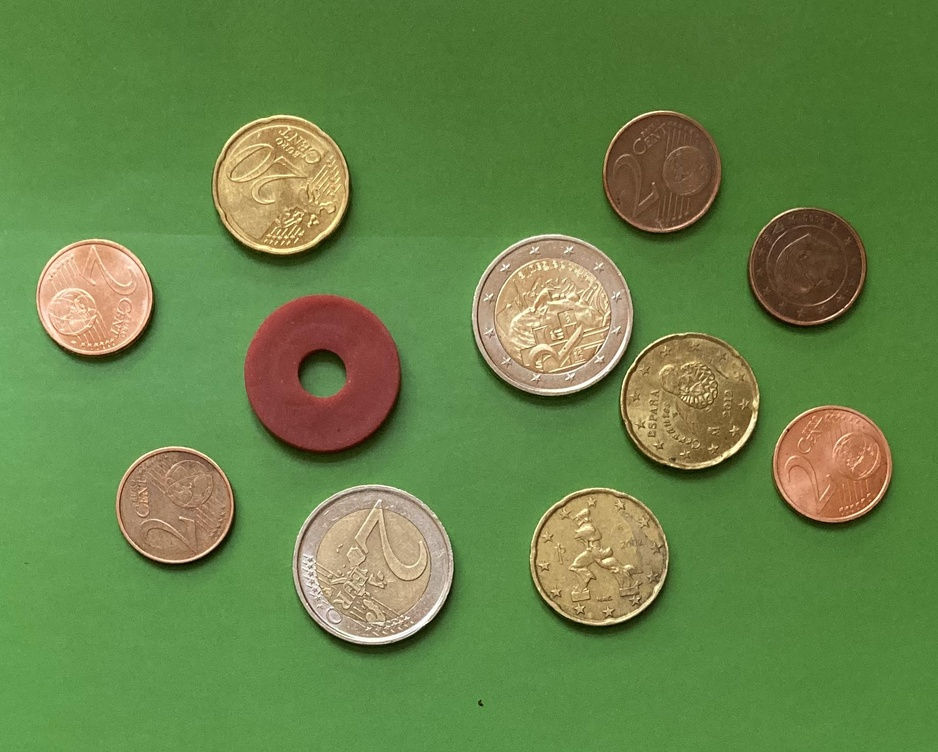
#> input picture M1.jpg, 938 x 752 px, shrunk from 1842 x 1476 before the run
$ python -i EuroCount.py   (imports and definitions only)   (older library calls are emulated)
#> lines starting #> are read from the running program, lines starting #| are printed output that depends on the picture; after the words box and inside, x2 and y2 are one past the last pixel; in counts of white or black regions, pixels touching at a corner belong together
# Installation des dépendances
# !pip install -q opencv-python numpy matplotlib scipy gradio scikit-image

import cv2
import numpy as np
import gradio as gr
import math
import os
from scipy.signal import convolve2d
from skimage.util import random_noise
import matplotlib.pyplot as plt
import io
import base64
from collections import defaultdict
import time
import datetime

# --- CONSTANTES GLOBALES ---
AUTHOR = "Hamza Guemmi"  # Identifiant de l'auteur
FAIL_THRESHOLD_EUROS = 0.02  # Seuil de défaillance : erreur de diagnostic >= 2 centimes d'euro.

# Ratios basés sur le diamètre de 2€ (25.75mm)
# Ratios Théoriques (pour référence) : 2€=1.000, 20c=0.864, 2c=0.728
COIN_RATIOS = {
    "2 €": (1.000, 2.00, (255, 165, 0)),
    "20 c": (0.864, 0.20, (255, 255, 0)),
    "2 c": (0.728, 0.02, (0, 0, 255)),
    "Inconnu": (0.00, 0.00, (128, 128, 128))
}
COIN_VALUES = list(COIN_RATIOS.keys())

# Matrice de Quantification Standard (pour compression DCT)
Q_MATRIX = np.array([
    [16, 11, 10, 16, 24, 40, 51, 61],
    [12, 12, 14, 19, 26, 58, 60, 55],
    [14, 13, 16, 24, 40, 57, 69, 56],
    [14, 17, 22, 29, 51, 87, 80, 62],
    [18, 22, 37, 56, 68, 109, 103, 77],
    [24, 35, 55, 64, 81, 104, 113, 92],
    [49, 64, 78, 87, 103, 121, 120, 101],
    [72, 92, 95, 98, 112, 100, 103, 99],
])

# --- FONCTIONS COMMUNES DE PRÉTRAITEMENT / DÉTECTION ---

def remove_shadows_and_smooth(image, bg_kernel_size=51, gaussian_ksize=5):
    """ Supprime l'illumination / ombres et applique un lissage gaussien. """
    h, w = image.shape[:2]
    bg_kernel_size = max(3, min(h, w, 51))
    if bg_kernel_size % 2 == 0: bg_kernel_size += 1
    if gaussian_ksize % 2 == 0: gaussian_ksize += 1

    hsv = cv2.cvtColor(image, cv2.COLOR_BGR2HSV)
    v = hsv[:, :, 2]

    kernel = cv2.getStructuringElement(cv2.MORPH_ELLIPSE, (bg_kernel_size, bg_kernel_size))
    background = cv2.morphologyEx(v, cv2.MORPH_OPEN, kernel)
    v_sub = cv2.subtract(v, background)
    v_norm = cv2.normalize(v_sub, None, 0, 255, cv2.NORM_MINMAX)

    if gaussian_ksize > 1:
        v_blur = cv2.GaussianBlur(v_norm, (gaussian_ksize, gaussian_ksize), 0)
    else:
        v_blur = v_norm

    hsv_corr = hsv.copy()
    hsv_corr[:, :, 2] = v_blur.astype(np.uint8)
    corrected_bgr = cv2.cvtColor(hsv_corr, cv2.COLOR_HSV2BGR)
    return corrected_bgr

# [61 lines left out: function enhance_dct_compressed_image, not called in this run]

def detect_circles_base(image_bgr):
    """ Exécute la détection des cercles et le filtrage des intrus, renvoyant Saturation (s). """
    h, w = image_bgr.shape[:2]
    if h == 0 or w == 0: return [], image_bgr.copy()

    image_corrected = remove_shadows_and_smooth(image_bgr, bg_kernel_size=51, gaussian_ksize=5)
    hsv_orig = cv2.cvtColor(image_bgr, cv2.COLOR_BGR2HSV)
    hsv = cv2.cvtColor(image_corrected, cv2.COLOR_BGR2HSV)
    v_channel = hsv[:, :, 2]

    clahe = cv2.createCLAHE(clipLimit=2.5, tileGridSize=(8, 8))
    processed_gray = cv2.bilateralFilter(clahe.apply(v_channel), 11, 25, 25)
    processed_gray = cv2.medianBlur(processed_gray, 5)

    laplacian_image = cv2.Laplacian(processed_gray, cv2.CV_64F, ksize=3)
    laplacian_image_abs = np.absolute(laplacian_image).astype(np.uint8)

    circles = cv2.HoughCircles(
        processed_gray, cv2.HOUGH_GRADIENT_ALT, dp=1.2, minDist=25, param1=150, param2=0.85, minRadius=35, maxRadius=0
    )

    output = image_corrected.copy()

    # Estimation robuste du fond
    bg_patch_size = 50
    bg_colors = []
    bg_areas = [(0, 0), (0, h - bg_patch_size), (w - bg_patch_size, 0), (w - bg_patch_size, h - bg_patch_size)]
    for x, y in bg_areas:
        if x < w and y < h:
            patch = image_corrected[y:y + bg_patch_size, x:x + bg_patch_size]
            if patch.size > 0:
                bg_colors.append(patch.reshape(-1, 3))

    bg_color = np.median(np.concatenate(bg_colors), axis=0).astype(int) if bg_colors else np.array([128, 128, 128])

    kept_valid_coins = []
    if circles is not None:
        circles = np.round(circles[0, :]).astype("int")
        sorted_circles = sorted(circles, key=lambda c: c[2], reverse=True)
        kept = []

        # Filtrage des Cercles Imbriqués/Redondants
        for circ in sorted_circles:
            x, y, r = circ
            is_redundant = False
            for kx, ky, kr in kept:
                dist = np.sqrt((x - kx) ** 2 + (y - ky) ** 2)
                if dist < (kr * 0.15) or (r < kr and dist + r < kr * 1.1):
                    is_redundant = True
                    break
            if not is_redundant:
                kept.append((x, y, r))

        # Filtrage des Intrus (Texture, Variance V, Couleur du Centre)
        for (x, y, r) in kept:
            r_full_area = max(10, int(r * 0.90))
            mask_full_area = np.zeros((h, w), dtype=np.uint8)
            cv2.circle(mask_full_area, (x, y), r_full_area, 255, -1)

            laplacian_values = laplacian_image_abs[mask_full_area == 255]
            mean_laplacian_gradient = np.mean(laplacian_values) if laplacian_values.size > 0 else 0
            TEXTURE_THRESHOLD = 6.0
            is_textured = mean_laplacian_gradient > TEXTURE_THRESHOLD

            v_values = v_channel[mask_full_area == 255]
            v_variance = np.var(v_values) if v_values.size > 0 else 0
            V_VARIANCE_THRESHOLD = 40.0
            is_varied_in_brightness = v_variance > V_VARIANCE_THRESHOLD

            r_color_center = max(5, int(r * 0.30))
            mask_color_center = np.zeros((h, w), dtype=np.uint8)
            cv2.circle(mask_color_center, (x, y), r_color_center, 255, -1)

            center_pixels_orig = hsv_orig[:, :, :][mask_color_center == 255]

            if center_pixels_orig.size == 0: continue

            # Extraction de la Saturation (s) pour la méthode FIXE
            center_saturation = int(np.mean(center_pixels_orig[:, 1]))

            # Vérification de l'arrière-plan pour les intrus
            center_pixels_corr = image_corrected[mask_color_center == 255]
            center_color_bgr = np.mean(center_pixels_corr, axis=0).astype(np.uint8)
            dist_to_bg = np.linalg.norm(center_color_bgr - bg_color)
            BGR_TOLERANCE = 100
            is_center_like_bg = dist_to_bg < BGR_TOLERANCE

            is_a_valid_coin = is_textured and is_varied_in_brightness
            is_ring_or_smooth_intrus = (not is_textured or not is_varied_in_brightness) and is_center_like_bg

            if not is_a_valid_coin and not is_ring_or_smooth_intrus:
                 is_a_valid_coin = True

            if not is_a_valid_coin or is_ring_or_smooth_intrus:
                continue

            # Stocker (x, y, r, saturation)
            kept_valid_coins.append((x, y, r, center_saturation))

    return kept_valid_coins, output

# --- MÉTHODE 1 : CLASSIFICATION PAR RAYON FIXE (Rigide) ---

# [1011 lines left out: functions get_coin_value_by_radius_fixed, detect_circles_fixed, detect_circles_calibrated, calculate_Q, calculate_PSNR, calculate_entropy and 13 more, not called in this run]

# --- INTERFACE GRADIO ---

# [118 lines not run here, left out]

>>> import cv2
>>> picture = cv2.imread('M1.jpg')
#> picture is the input picture: shape (752, 938, 3); mean B, G, R 72.3, 132.3, 103.6
>>> result = detect_circles_base(picture)
#> in remove_shadows_and_smooth, `hsv = cv2.cvtColor(image, cv2.COLOR_BGR2HSV)`: hsv: shape (752, 938, 3); mean H, S, V 42.7, 128, 140
#> in remove_shadows_and_smooth, `background = cv2.morphologyEx(v, cv2.MORPH_OPEN, kernel)`:
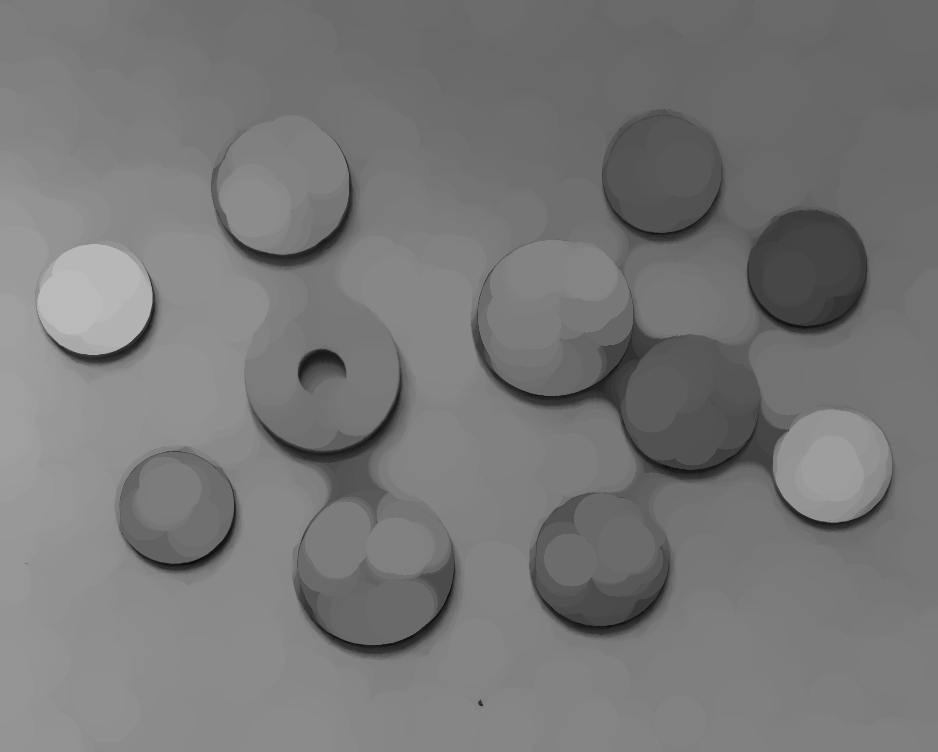
#> background: shape (752, 938); min 7, max 186, mean 119.4
#> in remove_shadows_and_smooth, `hsv_corr[:, :, 2] = v_blur.astype(np.uint8)`: hsv_corr: shape (752, 938, 3); mean H, S, V 42.7, 128, 25.4
#> in detect_circles_base, `hsv = cv2.cvtColor(image_corrected, cv2.COLOR_BGR2HSV)`: hsv: shape (752, 938, 3); mean H, S, V 43.3, 137.8, 25.4
#> in detect_circles_base, `processed_gray = cv2.bilateralFilter(clahe.apply(v_channel), 11, 25, 25)`:
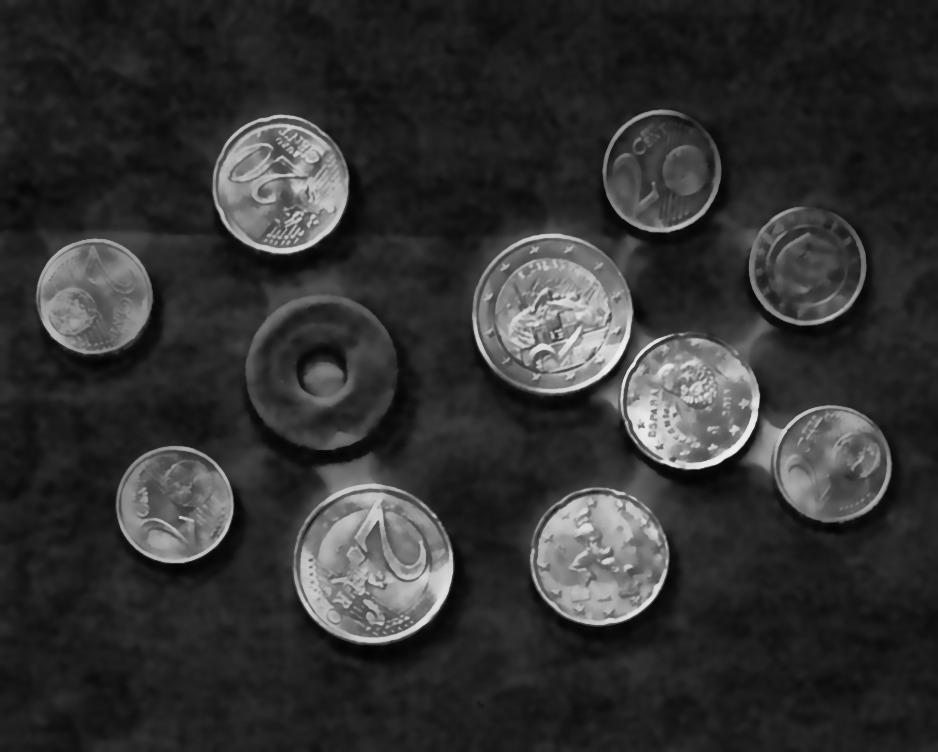
#> processed_gray: shape (752, 938); min 3, max 239, mean 50.3
#> in detect_circles_base, `laplacian_image = cv2.Laplacian(processed_gray, cv2.CV_64F, ksize=3)`:
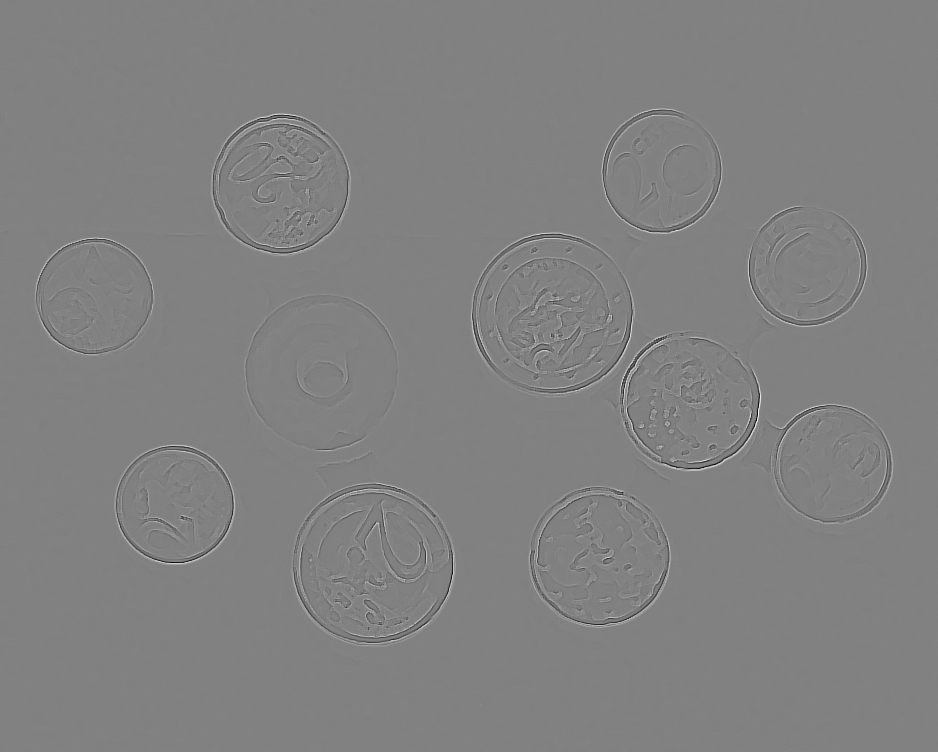
#> laplacian_image: shape (752, 938) float64; min -572, max 556, mean 0; drawn with min black and max white
#> in detect_circles_base, `laplacian_image_abs = np.absolute(laplacian_image).astype(np.uint8)`:
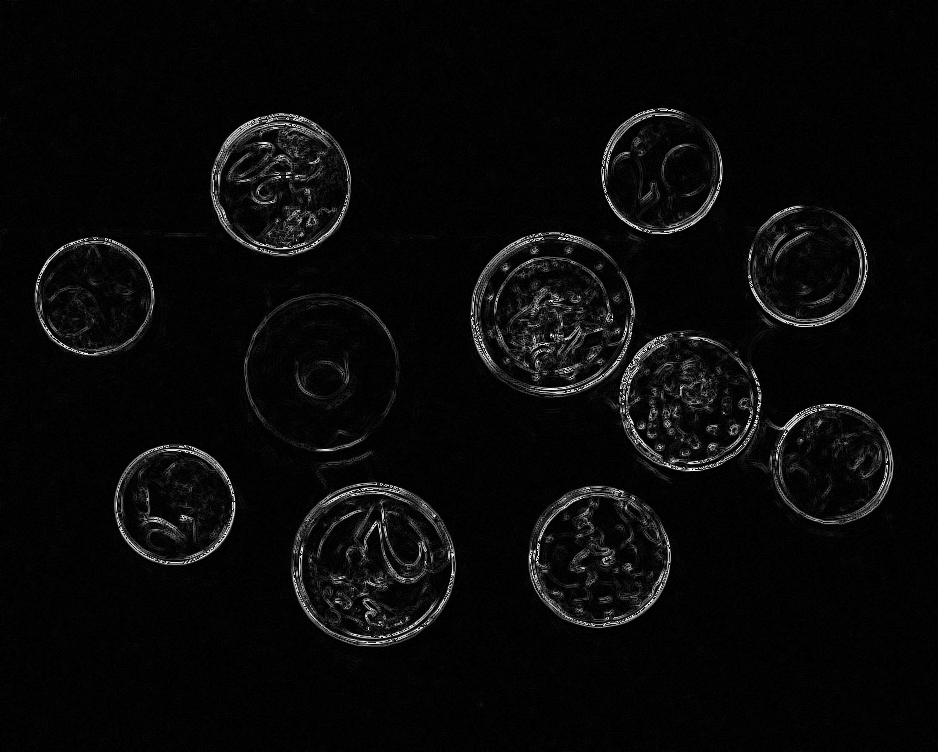
#> laplacian_image_abs: shape (752, 938); min 0, max 254, mean 9.1
#> in detect_circles_base, `circles = cv2.HoughCircles( processed_gray, cv2.HOUGH_GRADIENT_ALT, dp..`: circles = 13 rows, first 8: [372, 562.8, 76.61], [550.8, 312, 76.99], [279.6, 183.6, 65.71], [597.6, 558, 66.63], [691.2, 398.4, 66.24], [177.6, 505.2, 57.19], [835.2, 463.2, 56.75], [661.2, 174, 57.63]
#> the loop in detect_circles_base, `for x, y in bg_areas:` made 4 passes
#> pass 1, in detect_circles_base, `patch = image_corrected[y:y + bg_patch_size, x:x + bg_patch_size]`:
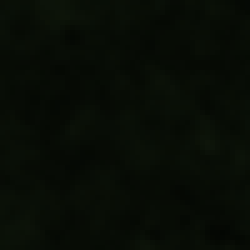
#> patch: shape (50, 50, 3) (shown 5 times larger); mean B, G, R 5.4, 12.6, 7.6
#> after the loop in detect_circles_base, `for x, y in bg_areas:`: bg_colors = 4 items
#> in detect_circles_base, `bg_color = np.median(np.concatenate(bg_colors), axis=0).astype(int) if..`: bg_color = [5, 12, 7]
#> in detect_circles_base, `circles = np.round(circles[0, :]).astype("int")`: circles = 13 rows, first 8: [372, 563, 77], [551, 312, 77], [280, 184, 66], [598, 558, 67], [691, 398, 66], [178, 505, 57], [835, 463, 57], [661, 174, 58]
#> in detect_circles_base, `sorted_circles = sorted(circles, key=lambda c: c[2], reverse=True)`: sorted_circles = [[372, 563, 77], [551, 312, 77], [324, 368, 76], [598, 558, 67], [280, 184, 66], [691, 398, 66], [661, 174, 58], [551, 312, 58], [178, 505, 57], [835, 463, 57], [808, 266, 57], [372, 563, 57], [95, 298, 56]]
#> the loop in detect_circles_base, `for circ in sorted_circles:` made 13 passes
#> after the loop in detect_circles_base, `for circ in sorted_circles:`: kept = [(372, 563, 77), (551, 312, 77), (324, 368, 76), (598, 558, 67), (280, 184, 66), (691, 398, 66), (661, 174, 58), (178, 505, 57), (835, 463, 57), (808, 266, 57), (95, 298, 56)]
#> the loop in detect_circles_base, `for (x, y, r) in kept:` made 11 passes
#> (x, y, r, r_full_area, mean_laplacian_gradient, is_textured, v_variance, r_color_center) on passes 1 to 11: (372, 563, 77, 69, 23.06, True, 404.7, 23), (551, 312, 77, 69, 29.6, True, 578.2, 23), (324, 368, 76, 68, 5.76, False, 81.03, 22), (598, 558, 67, 60, 17.43, True, 503.5, 20), (280, 184, 66, 59, 27.45, True, 469.8, 19), (691, 398, 66, 59, 22.33, True, 564.9, 19), (661, 174, 58, 52, 11.16, True, 83.33, 17), (178, 505, 57, 51, 15.82, True, 226.4, 17), (835, 463, 57, 51, 11.92, True, 333.5, 17), (808, 266, 57, 51, 12.18, True, 138, 17), (95, 298, 56, 50, 9.59, True, 125.4, 16)
#> after the loop in detect_circles_base, `for (x, y, r) in kept:`:
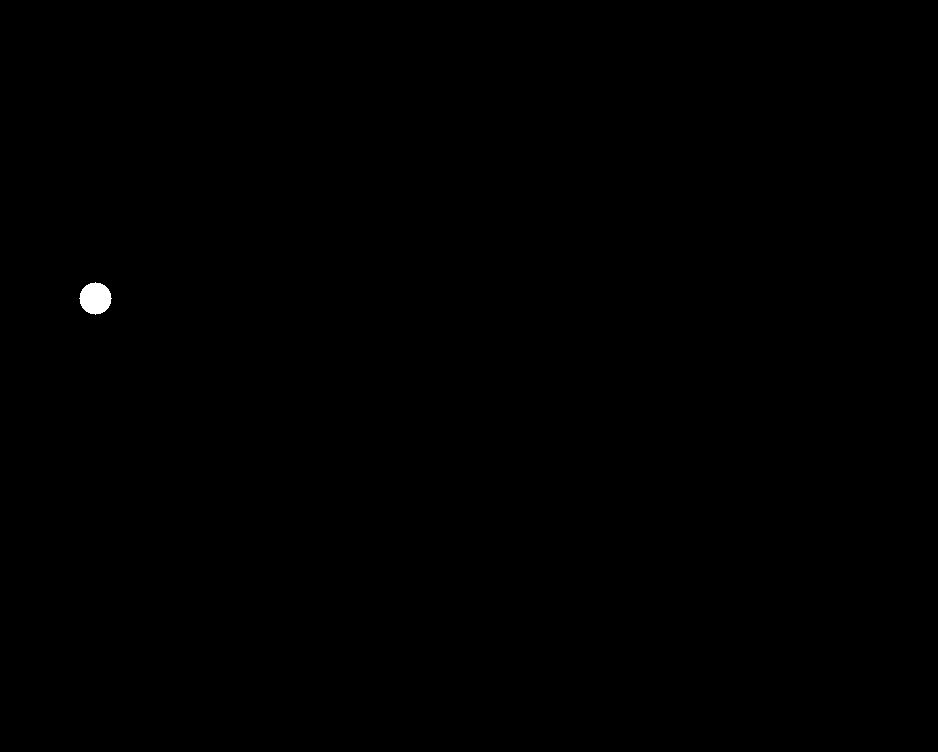
#> mask_color_center: shape (752, 938); 0.11% white; 1 white region, box (x1, y1, x2, y2) and area: (79, 282, 112, 315) 797
#> after the loop in detect_circles_base, `for (x, y, r) in kept:`:
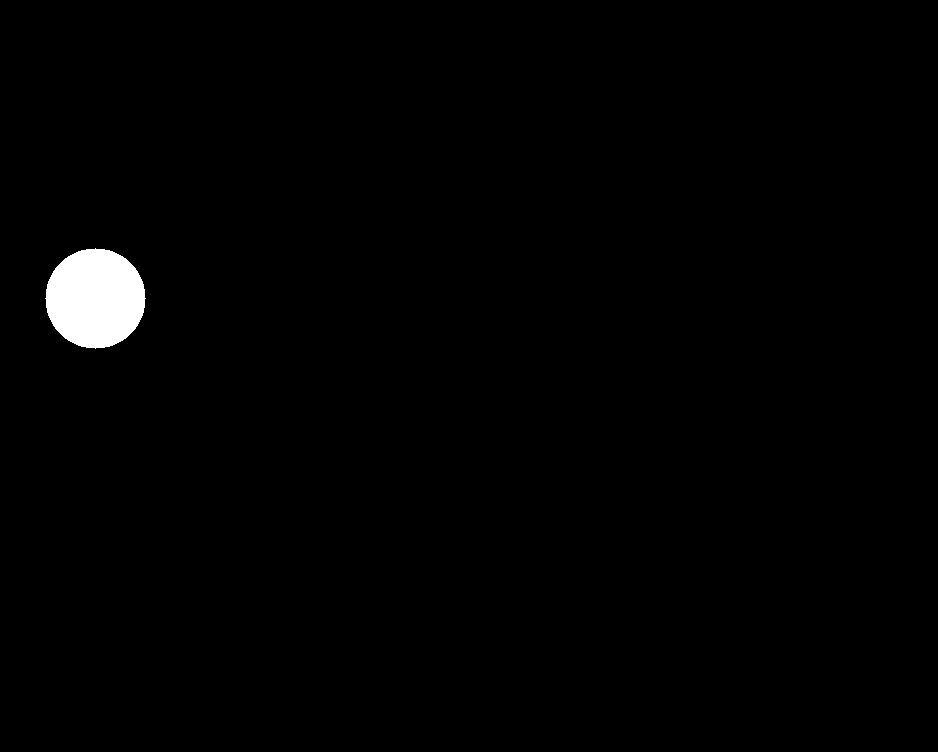
#> mask_full_area: shape (752, 938); 1.1% white; 1 white region, box (x1, y1, x2, y2) and area: (45, 248, 146, 349) 7845
#> after the loop in detect_circles_base, `for (x, y, r) in kept:`: kept_valid_coins = [(372, 563, 77, 77), (551, 312, 77, 87), (598, 558, 67, 113), (280, 184, 66, 116), (691, 398, 66, 126), (661, 174, 58, 134), (178, 505, 57, 98), (835, 463, 57, 132), (808, 266, 57, 142), (95, 298, 56, 102)]
